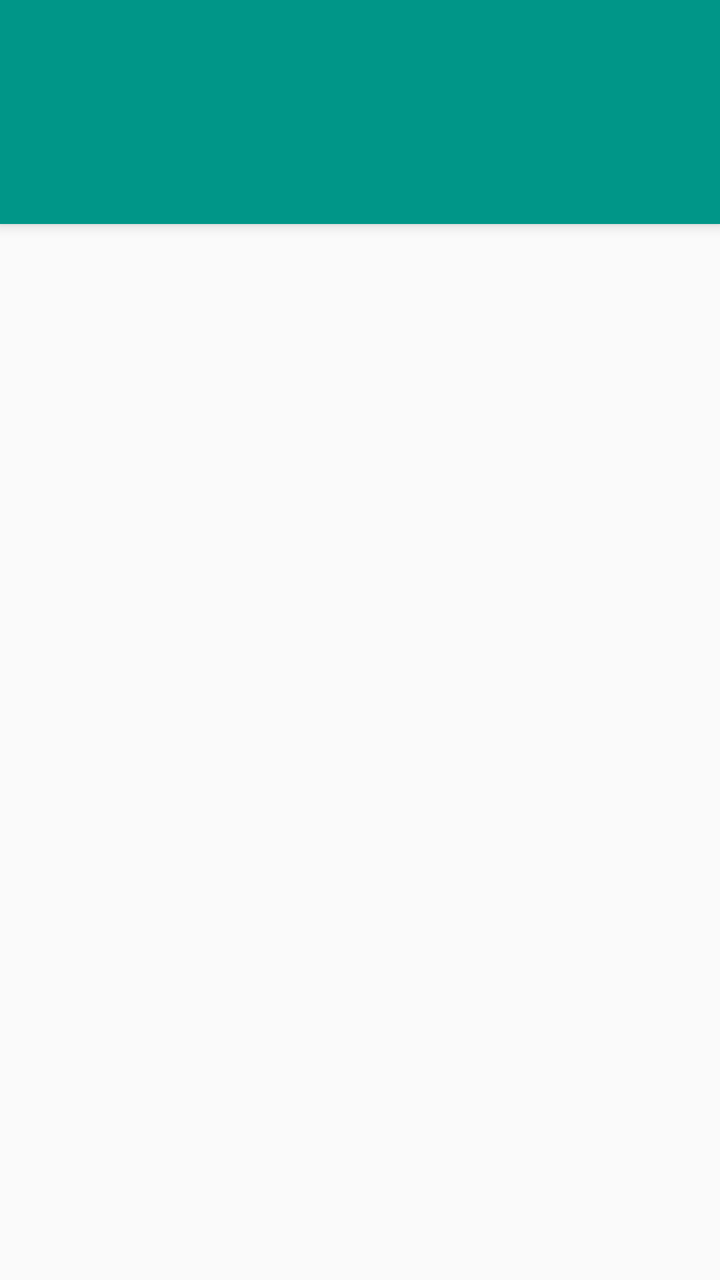
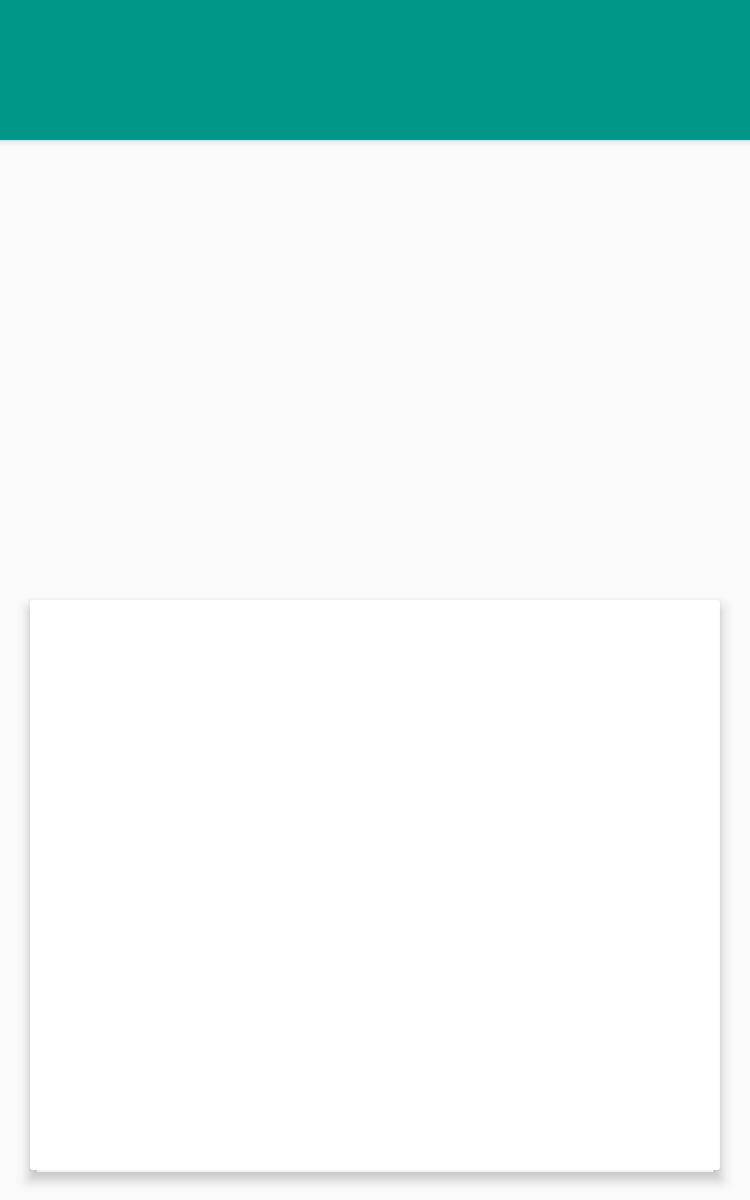

First picture: res/layout/ on a phone held upright. Second picture: the repository's own variant of that layout, on a device whose configuration matches the variant's folder. Source for both follows.
<!-- AndroidManifest.xml: activity theme AppTheme.Main -->
<!-- res/layout/activity_main.xml -->
<?xml version="1.0" encoding="utf-8"?>
<android.support.design.widget.CoordinatorLayout
    xmlns:android="http://schemas.android.com/apk/res/android"
    xmlns:app="http://schemas.android.com/apk/res-auto"
    xmlns:tools="http://schemas.android.com/tools"
    android:id="@+id/content_main"
    android:layout_width="match_parent"
    android:layout_height="match_parent"
    android:fitsSystemWindows="true"
    tools:context=".ui.activity.MainActivity">

    <android.support.design.widget.AppBarLayout
        android:id="@+id/appbar_main"
        android:layout_width="match_parent"
        android:layout_height="wrap_content"
        android:paddingTop="@dimen/main_appbar_padding_top"
        android:theme="@style/AppTheme.AppBarOverlay"
        app:elevation="@dimen/appbar_elevation">

        <android.support.v7.widget.Toolbar
            android:id="@+id/toolbar_detail"
            android:layout_width="match_parent"
            android:layout_height="?attr/actionBarSize"
            android:background="?attr/colorPrimary"
            app:popupTheme="@style/AppTheme.PopupOverlay"
            app:layout_scrollFlags="scroll|enterAlways">
        </android.support.v7.widget.Toolbar>

        <android.support.design.widget.TabLayout
            android:id="@+id/tabs_main"
            android:layout_width="match_parent"
            android:layout_height="wrap_content"
            app:tabBackground="@color/colorPrimaryLight"
            app:tabIndicatorColor="@color/colorAccent"
            app:tabTextColor="@color/colorPrimary"
            app:tabSelectedTextColor="@color/colorAccent"
            app:tabMode="scrollable"/>

    </android.support.design.widget.AppBarLayout>

    <android.support.v4.view.ViewPager
        android:id="@+id/container_list"
        android:layout_width="match_parent"
        android:layout_height="match_parent"
        app:layout_behavior="@string/appbar_scrolling_view_behavior"/>

</android.support.design.widget.CoordinatorLayout>
<!-- resources referenced by this layout -->
<resources>
  <color name="colorAccent">#FFAB40</color>
  <color name="colorPrimary">#009688</color>
  <color name="colorPrimaryLight">#B2DFDB</color>
  <dimen name="appbar_elevation">4dp</dimen>
  <dimen name="main_appbar_padding_top">8dp</dimen>
  <style name="AppTheme.AppBarOverlay" parent="ThemeOverlay.AppCompat.Dark.ActionBar" />
  <style name="AppTheme.PopupOverlay" parent="ThemeOverlay.AppCompat.Light" />
  <!-- from res/values-v21/ -->
  <style name="AppTheme.Main" parent="@style/AppTheme">
          <item name="android:windowContentTransitions">true</item>
      </style>
  <style name="AppTheme" parent="@style/Theme.AppCompat.Light.NoActionBar">
          
          <item name="colorPrimary">@color/colorPrimary</item>
          <item name="colorPrimaryDark">@color/colorPrimaryDark</item>
          <item name="colorAccent">@color/colorAccent</item>
          <item name="toolbarStyle">@style/Toolbar</item>
      </style>
  <color name="colorPrimaryDark">#00796B</color>
  <style name="Toolbar" parent="Widget.AppCompat.Toolbar">
          <item name="android:background">?attr/colorPrimary</item>
          <item name="popupTheme">@style/Theme.AppCompat.Light</item>
      </style>
</resources>
<!-- res/layout-sw600dp-port/activity_main.xml (the repository's variant of the layout above) -->
<!-- drawn on a 7-inch tablet held upright -->
<?xml version="1.0" encoding="utf-8"?>
<RelativeLayout
    xmlns:android="http://schemas.android.com/apk/res/android"
    xmlns:app="http://schemas.android.com/apk/res-auto"
    xmlns:tools="http://schemas.android.com/tools"
    android:layout_width="match_parent"
    android:layout_height="match_parent">

    <RelativeLayout
        android:id="@+id/appbar_main"
        android:layout_width="match_parent"
        android:layout_height="wrap_content"
        android:theme="@style/AppTheme.AppBarOverlay"
        android:background="?attr/colorPrimary"
        android:elevation="@dimen/appbar_elevation">

        <android.support.v7.widget.Toolbar
            android:id="@+id/toolbar_detail"
            android:layout_width="match_parent"
            android:layout_height="?attr/actionBarSize"
            app:popupTheme="@style/AppTheme.PopupOverlay"
            app:layout_scrollFlags="scroll|enterAlways">
        </android.support.v7.widget.Toolbar>

        <android.support.design.widget.TabLayout
            android:id="@+id/tabs_main"
            android:layout_width="match_parent"
            android:layout_height="wrap_content"
            android:layout_below="@id/toolbar_detail"
            app:tabBackground="@color/colorPrimaryLight"
            app:tabIndicatorColor="@color/colorAccent"
            app:tabTextColor="@color/colorPrimary"
            app:tabSelectedTextColor="@color/colorAccent"
            app:tabMode="scrollable"/>

    </RelativeLayout>

    <android.support.v4.view.ViewPager
        android:id="@+id/container_list"
        android:layout_width="0dp"
        android:layout_height="match_parent"
        android:layout_alignParentEnd="true"
        android:layout_alignParentLeft="true"
        android:layout_alignParentStart="true"
        android:layout_alignParentRight="true"
        android:layout_below="@id/appbar_main"
        android:layout_above="@id/layout_center"
        tools:layout="@android:layout/list_content"
        app:layout_behavior="@string/appbar_scrolling_view_behavior"/>

    <android.support.v7.widget.CardView
        android:id="@+id/container_detail"
        android:layout_height="match_parent"
        android:layout_width="match_parent"
        android:layout_below="@id/layout_center"
        android:layout_marginStart="@dimen/abc_list_item_padding_horizontal_material"
        android:layout_marginEnd="@dimen/abc_list_item_padding_horizontal_material"
        android:layout_marginBottom="@dimen/detail_container_bottom_margin"
        app:cardElevation="@dimen/detail_card_elevation"
        app:cardPreventCornerOverlap="false"
        />

    
    <android.support.v4.widget.Space
        android:id="@+id/layout_center"
        android:layout_width="0dp"
        android:layout_height="0dp"
        android:layout_centerInParent="true" />

</RelativeLayout>
<!-- resources referenced by the variant -->
<!-- as a 7-inch tablet held upright resolves them -->
<resources>
  <color name="colorAccent">#FFAB40</color>
  <color name="colorPrimary">#009688</color>
  <color name="colorPrimaryLight">#B2DFDB</color>
  <dimen name="appbar_elevation">4dp</dimen>
  <dimen name="detail_card_elevation">6dp</dimen>
  <!-- from res/values-sw600dp/ -->
  <dimen name="detail_container_bottom_margin">@dimen/detail_view_padding</dimen>
  <style name="AppTheme.AppBarOverlay" parent="ThemeOverlay.AppCompat.Dark.ActionBar" />
  <style name="AppTheme.PopupOverlay" parent="ThemeOverlay.AppCompat.Light" />
  <!-- from res/values-v21/ -->
  <style name="AppTheme.Main" parent="@style/AppTheme">
          <item name="android:windowContentTransitions">true</item>
      </style>
  <!-- from res/values-sw600dp/ -->
  <dimen name="detail_view_padding">@dimen/abc_list_item_padding_horizontal_material</dimen>
  <style name="AppTheme" parent="@style/Theme.AppCompat.Light.NoActionBar">
          
          <item name="colorPrimary">@color/colorPrimary</item>
          <item name="colorPrimaryDark">@color/colorPrimaryDark</item>
          <item name="colorAccent">@color/colorAccent</item>
          <item name="toolbarStyle">@style/Toolbar</item>
      </style>
  <color name="colorPrimaryDark">#00796B</color>
  <style name="Toolbar" parent="Widget.AppCompat.Toolbar">
          <item name="android:background">?attr/colorPrimary</item>
          <item name="popupTheme">@style/Theme.AppCompat.Light</item>
      </style>
</resources>
